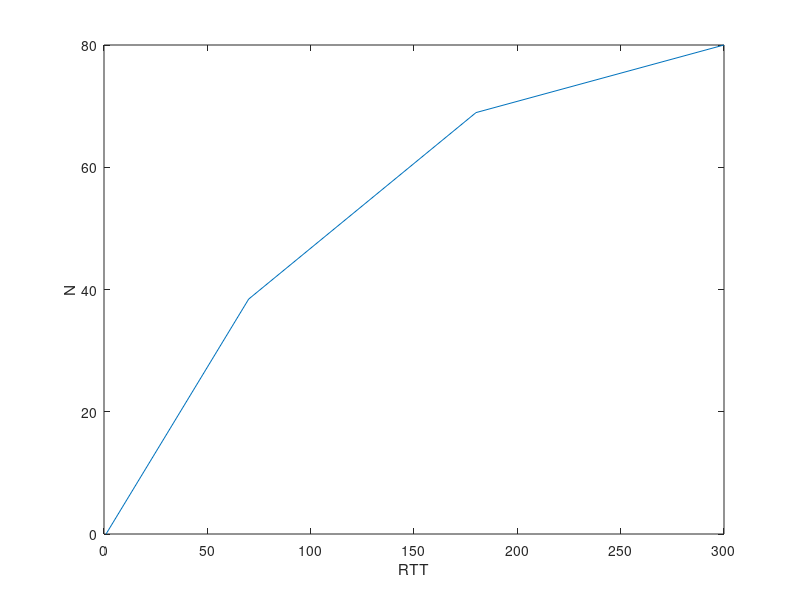

Reproduce this figure in MATLAB.
% power-law approximation
RTT = 70;
c = 100;
k = 300;

N = c*(exp(k*log(0.8)/RTT))

RTTs = [1 70 180 300]
Ns = zeros(1, length(RTTs))

for i = 1:length(RTTs)
	RTT = RTTs(i)	
	Ns(i) = c*(exp(k*log(0.8)/RTT))
end

figure
plot(RTTs, Ns)
xlabel('RTT')
ylabel('N')

% print -deps plot.eps
saveas (1, "plot.png");
